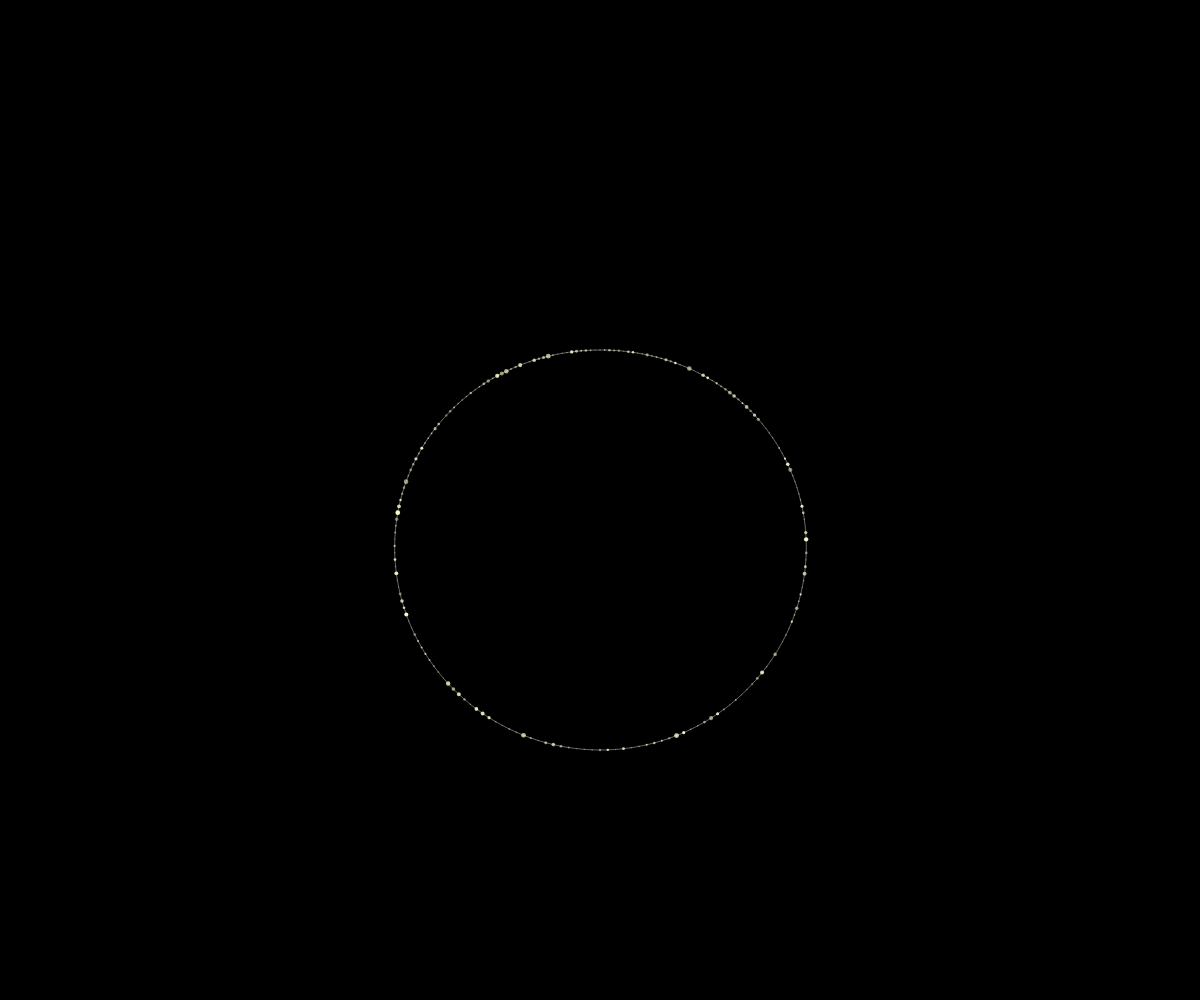
Frame 1 (no input)
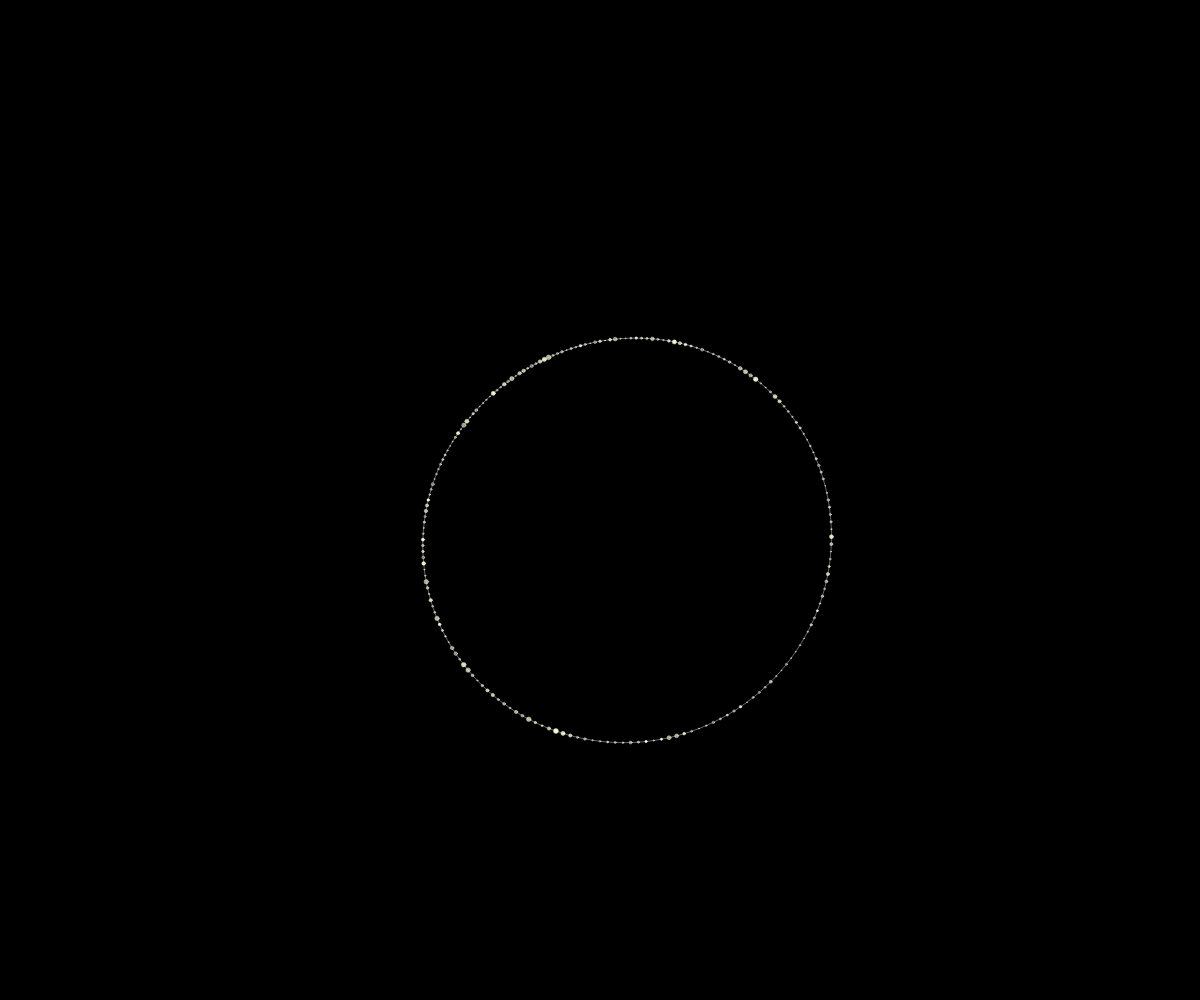
Frame 60 (no input)
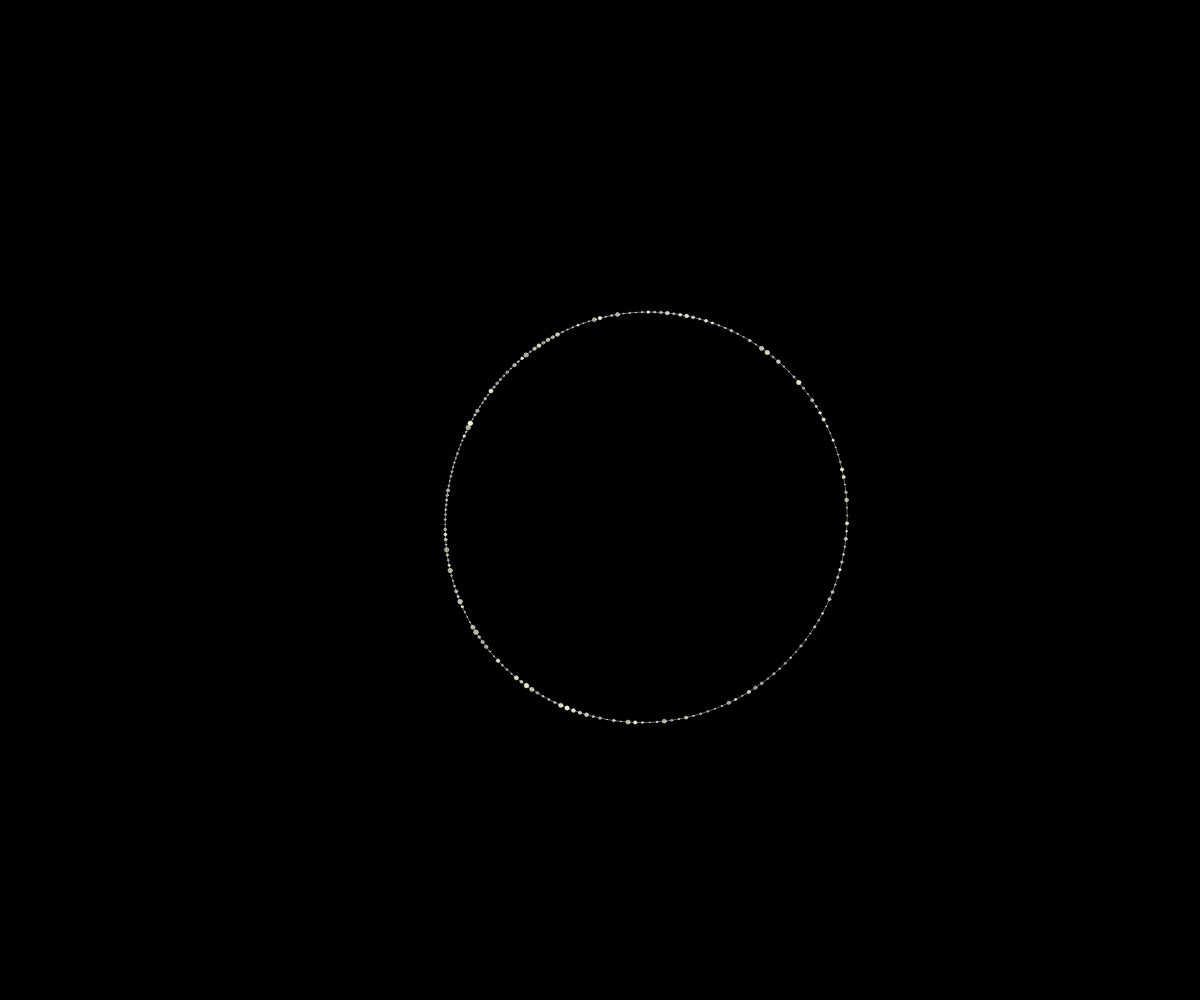
Frame 120 (the mouse pressed at the canvas centre since frame 60)

The p5.js sketch that drew these frames (run headless with seeded random() and noise() and a simulated clock; from frame 60 on, the mouse is pressed at the canvas centre):

// p5.js sketch
// ── sketch.js
let dots = [];
let numDots = 200;
let waveRadius = 150;
let centerX, centerY;
let time = 0;

function setup() {
  createCanvas(windowWidth, windowHeight);
  noStroke();
  centerX = width / 2;
  centerY = height / 2;
  
  // Create dots in a circular pattern
  for (let i = 0; i < numDots; i++) {
    let angle = map(i, 0, numDots, 0, TWO_PI);
    let x = centerX + cos(angle) * waveRadius;
    let y = centerY + sin(angle) * waveRadius;
    dots.push({
      x: x,
      y: y,
      originalX: x,
      originalY: y,
      angle: angle,
      size: random(2, 5),
      brightness: random(150, 255),
      phase: random(TWO_PI)
    });
  }
}

function draw() {
  background(0);
  
  time += 0.01;
  
  // Update and display dots
  for (let dot of dots) {
    // Create a synchronized wave motion
    let wave = sin(time + dot.angle) * 0.5 + 0.5;
    
    // Apply wave to position
    let pulse = sin(time * 2 + dot.phase) * 0.3 + 0.7;
    let shift = wave * 100;
    
    let x = dot.originalX + cos(dot.angle) * shift;
    let y = dot.originalY + sin(dot.angle) * shift;
    
    // Apply pulsing size and brightness
    let size = dot.size * pulse;
    let brightness = dot.brightness * pulse;
    
    fill(255, 255, 200, brightness);
    ellipse(x, y, size);
  }
  
  // Connect dots with lines to form a continuous wave pattern
  stroke(255, 100);
  noFill();
  beginShape();
  for (let dot of dots) {
    let wave = sin(time + dot.angle) * 0.5 + 0.5;
    let shift = wave * 100;
    let x = dot.originalX + cos(dot.angle) * shift;
    let y = dot.originalY + sin(dot.angle) * shift;
    vertex(x, y);
  }
  endShape(CLOSE);
}

function windowResized() {
  resizeCanvas(windowWidth, windowHeight);
  centerX = width / 2;
  centerY = height / 2;
  
  // Re-position dots
  for (let i = 0; i < dots.length; i++) {
    let dot = dots[i];
    let angle = map(i, 0, numDots, 0, TWO_PI);
    dot.originalX = centerX + cos(angle) * waveRadius;
    dot.originalY = centerY + sin(angle) * waveRadius;
  }
}
